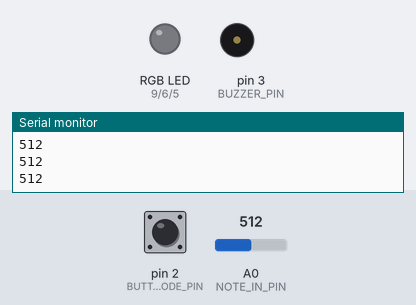
Recording of a sketch running on a simulated Arduino Uno, built with avr-gcc and run on an emulated ATmega328P. On the bench: an RGB LED mixed from three pins (HIGH = lit), buzzer (waves = sounding), the last lines printed to the serial monitor. The inputs (shaded band) are chosen by the test bench; at power-on: pin 2 (BUTTON_MODE_PIN) LOW, A0 (NOTE_IN_PIN) = 512.

Above: at 1.2 s.
1.3 s: pin 2 (BUTTON_MODE_PIN) pulled HIGH for 3.2 s
At 5.6 s:
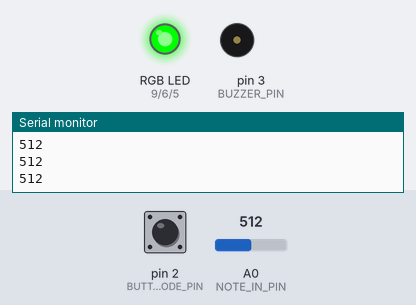
6.3 s: pin 2 (BUTTON_MODE_PIN) pulled HIGH for 1 s
At 8.8 s:
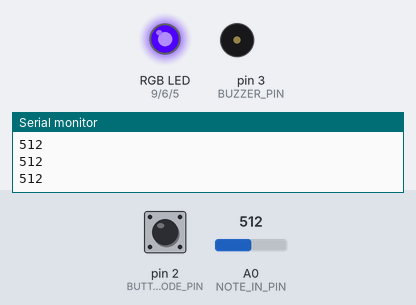
9.1 s: pin 2 (BUTTON_MODE_PIN) pulled HIGH for 3.2 s
At 14.2 s:
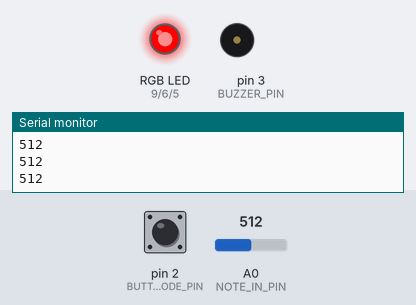
14.5 s: A0 (NOTE_IN_PIN) set to 338
16.0 s: A0 (NOTE_IN_PIN) set to 314
At 17.2 s:
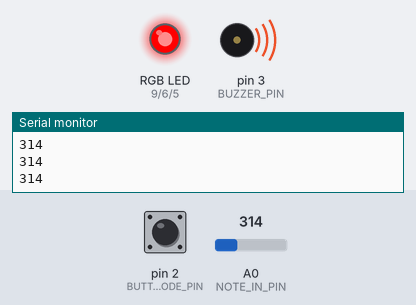
17.5 s: pin 2 (BUTTON_MODE_PIN) pulled HIGH for 0.25 s
At 19.4 s:
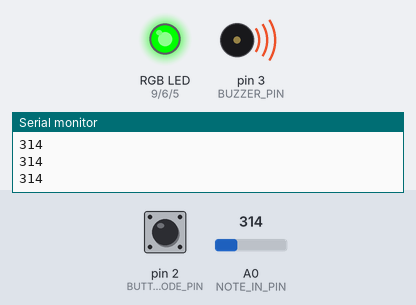
Timing chart, 0 to 21.7 s (numbered marks = the images above; inputs shaded):
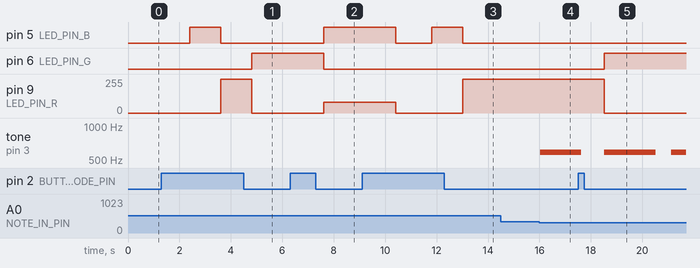

The sketch:

etude3_part2_mode.ino
```cpp
/**********************ETUDE 2 CART 360 2017*******************************
 * WELCOME!
 * THE PURPOSE OF THIS EXERCISE IS TO DESIGN A VERY SIMPLE KEYBOARD (5 KEYS)
 * WHICH ALLOWS YOU TO PLAY LIVE, RECORD, AND PLAYBACK SINGLE NOTES (NO CHORDS).
 * THERE WILL BE A BUTTON WHICH WHEN PRESSED WILL TAKE THE USER TO THE NEXT MODE:
 * THERE ARE 5 POSSIBLE MODES
 * 0 ==  reset    ==   led off == also resets
 * 1 ==  live     ==   led BLUE
 * 2 ==  record   ==   led RED
 * 3 ==  play     ==   led GREEN
 * 4 ==  looper   ==   led PURPLE
 *
 * ADDITIONALLY - WHEN THE USER CHANGES MODE,
 * THE RGB LED WILL CHANGE COLOR (ACCORDING TO THE SPECIFICATIONS)

 * PLEASE FOLLOW THE INSTRUCTIONS IN THE COMMENTS:
 * DO NOT ADD ANY MORE FUNCTION DEFINITIONS
 * ONLY IMPLEMENT THE FUNCTION DEFINITIONS SUPPLIED
 * THERE IS NO NEED TO ADD ANY NEW VARIABLES OR CONSTANTS
 * PROVIDE COMMENTS FOR ANY OF THE CODE IMPLEMENTED
 * GOOD LUCK!
 */
/**** CONSTANTS ********************************************************/
#include "pitches.h" // include the pitches doc

#define BUTTON_MODE_PIN 2 // Button to change the mode

// constants for RGB LED
// I changed this
#define LED_PIN_R 9 // R PIN
#define LED_PIN_G 6 // G PIN
#define LED_PIN_B 5 // B PIN

// constant for note in (button-resistor ladder on breadboard)
# define NOTE_IN_PIN A0

//constant for max number of notes in array
#define MAX_NOTES 16

// a constant for duration
const int duration = 200;

// constant for pin to output for buzzer
#define BUZZER_PIN 3 // PWM


/******** VARIABLES *****************************************************/
// counter for how many notes we have
int countNotes = 0;
int mode = 0; // start at off
// array to hold the notes played (for record/play mode)
int notes [MAX_NOTES];

/*************************************************************************/


/**********************SETUP() DO NOT CHANGE*******************************/
// Declare pin mode for the single digital input
void setup()
{
  Serial.begin(9600);
  pinMode(BUTTON_MODE_PIN, INPUT);
}

/**********************LOOP() DO NOT CHANGE *******************************
 * INSTRUCTIONS:
 * There is NO NEED to change the loop - it establishes the flow of the program
 * We call here 3 functions repeatedly:
 * 1: chooseMode(): this function will determine the mode that your program is in
 * based on if the button (linked to the BUTTON_MODE_PIN) was pressed
 * 2: setRGB(): will set the color of the RGB LED based on the value of the mode variable
 * 3: selectMode(): will determine which function to call based on the value of the mode variable

**************************************************************************/
void loop()
{
  chooseMode();
  setRGB();
  selectMode();

  // serial print to get values of A0
  //button 1 = 211
  //button 2 = 308
  //button 3 = 322
  //button 4 = 618
  //button 5 = 679
  Serial.println(analogRead(A0));
  delay(200);
}
/******************CHOOSEMODE(): IMPLEMENT *********************************
 * INSTRUCTIONS:
 * Read the value from the Button (linked to the BUTTON_MODE_PIN) and
 * if is being pressed then change the mode variable.
 * REMEMBER:
 * mode == 0 is reset
 * mode == 1 is live
 * mode == 2 is record
 * mode == 3 is play
 * mode == 4 is loopMode
 * Every time the user presses the button, the program will go to the next mode,
 * once it reaches 4, it should go back to mode == 0.
 * (i.e. if mode ==2 and we press, then mode ==3) ...
**************************************************************************/
void chooseMode()
{
 /* IMPLEMENTED HERE */
 //If the button is pressed
 if (digitalRead(BUTTON_MODE_PIN) == HIGH) {
    if(mode <= 4){ // if the button presses are less than or equal to 4, prefixed increment by 1
      ++mode;
      delay(1000); // delay by a second to slow down incrementation
    }
    else {
    mode = 0; //If the button presses is more than 4 (# of modes), reset to 0
 }
 }
}

/******************SETRGB(): IMPLEMENT *********************************
 * INSTRUCTIONS:
 * Depending on the value of the mode variable:
 * if the mode is 0 - RGB LED IS OFF
 * if the mode is 1 - RGB LED IS BLUE
 * if mode is 2 - RGB LED IS RED
 * if mode is 3 - RGB LED IS GREEN
 * if mode is 4 - RGB LED iS PURPLE
 * YOU MUST USE A SWITCH CASE CONSTRUCT (NOT A SERIES OF IF / ELSE STATEMENTS
**************************************************************************/
//creating functions for each colour setting using 0-255 values
void setOff() {
  analogWrite(LED_PIN_R, 0);
  analogWrite(LED_PIN_G, 0);
  analogWrite(LED_PIN_B, 0);
  }

void setR() {
  analogWrite(LED_PIN_R, 255);
  analogWrite(LED_PIN_G, 0);
  analogWrite(LED_PIN_B, 0);
  }

void setG() {
  analogWrite(LED_PIN_R, 0);
  analogWrite(LED_PIN_G, 255);
  analogWrite(LED_PIN_B, 0);
  }

void setB() {
  analogWrite(LED_PIN_R, 0);
  analogWrite(LED_PIN_G, 0);
  analogWrite(LED_PIN_B, 255);
  }

void setP() {
  analogWrite(LED_PIN_R, 80);
  analogWrite(LED_PIN_G, 0);
  analogWrite(LED_PIN_B, 255);
  }

void setRGB()
{
 /* IMPLEMENTED HERE */
 // using a case statement to match a colour to the current mode
 switch (mode) {
  case 0: setOff();
  break;
  case 1: setB();
  break;
  case 2: setR();
  break;
  case 3: setG();
  break;
  case 4: setP();
  break;
  default: setOff();
  break;
  }
}

/**********************SELECTMODE() DO NOT CHANGE *******************************
 * INSTRUCTIONS:
 * There is NO NEED to change this function - it selects WHICH function should run based on the mode variable
 * There are 4 possibilities
 * 1: reset(): this function will reset any arrays etc, and will do nothing else
 * 2: live(): this function will play the corresponding notes
 * to the user pressing the respective buttons.
 * NOTE:: the notes played are NOT stored
 * 3: record(): this function will play the corresponding notes
 * to the user pressing the respective buttons
 * AND will STORE up to 16 consecutive notes in an array.
 * 4: play(): this function will playback any notes stored in the array that were recorded
 * in the previous mode
 * 5: loopMode(): this function will playback any notes stored in the array that were recorded,
 * BUT unlike the previous mode, you can choose in which sequence the notes are played.
 * REQUIRED: only play notes from the array (no live stuff)

******************************************************************************/
void selectMode()
{
  if(mode == 0) {
    reset();
  }
  else if(mode == 1) {
    live();
  }
  else if(mode == 2) {
    record();
  }

  else if(mode == 3) {
    play();
  }

   else if(mode == 4) {
    looper();
  }
}
/******************RESET(): IMPLEMENT **************************************
 * INSTRUCTIONS:
 * this function should ensure that any notes recorded are no longer available
**************************************************************************/
void reset()
{
 /* IMPLEMENTED HERE */
 // reset note count
 int countNotes = 0;
}
/******************LIVE(): IMPLEMENT **************************************
 * INSTRUCTIONS:
 * this function will play the corresponding notes
 * to the user pressing the respective buttons
 * NOTE:: the notes played are NOT stored
 * SO: you need read in the input from the analog input (linked to the button-resistor ladder combo)
 * THEN - output the note to the buzzer using the tone() function
**************************************************************************/
void live()
{
 /* IMPLEMENTED HERE */
 if (analogRead(NOTE_IN_PIN) > 205 && analogRead(NOTE_IN_PIN) < 215) { // allow range of values for button press
   tone(BUZZER_PIN, NOTE_C5, 400);
   delay(100); // delay to slow down incrementation
 } else if (analogRead(NOTE_IN_PIN) > 305 && analogRead(NOTE_IN_PIN) < 315) {
   tone(BUZZER_PIN, NOTE_D5, 400);
   delay(100);
 } else if (analogRead(NOTE_IN_PIN) > 320 && analogRead(NOTE_IN_PIN) < 325) {
   tone(BUZZER_PIN, NOTE_E5, 400);
   delay(100);
 } else if (analogRead(NOTE_IN_PIN) > 615 && analogRead(NOTE_IN_PIN) < 622) {
   tone(BUZZER_PIN, NOTE_F5, 400);
   delay(100);
 } else if (analogRead(NOTE_IN_PIN) > 670 && analogRead(NOTE_IN_PIN) < 685) {
   tone(BUZZER_PIN, NOTE_G5, 400);
   delay(100);
 }
}
/******************RECORD(): IMPLEMENT **********************************
 * INSTRUCTIONS:
 * this function will play the corresponding notes
 * to the user pressing the respective buttons
 * AND will STORE up to 16 consecutive notes in an array.
 * SO:you need read in the input from the analog input (linked to the button-resistor ladder combo)
 * AND - output the note to the buzzer using the tone() function
 * THEN store that note in the array  - BE CAREFUL - you can only allow for up to MAX_NOTES to be stored
**************************************************************************/
void record()
{
  if (countNotes <= MAX_NOTES) { // if less than 16 notes have been played
   if (analogRead(NOTE_IN_PIN) > 205 && analogRead(NOTE_IN_PIN) < 215) {
       tone(BUZZER_PIN, NOTE_C5, 400);
       notes[countNotes] = NOTE_C5; // set the value of 0 to 740
       countNotes++; // increase the index
       delay(100);
   } else if (analogRead(NOTE_IN_PIN) > 305 && analogRead(NOTE_IN_PIN) < 315) {
       tone(BUZZER_PIN, NOTE_D5, 400);
       notes[countNotes] = NOTE_D5;
       countNotes++;
       delay(100);
   } else if (analogRead(NOTE_IN_PIN) > 320 && analogRead(NOTE_IN_PIN) < 325) {
       tone(BUZZER_PIN, NOTE_E5, 400);
       notes[countNotes] = NOTE_E5;
       countNotes++;
       delay(100);
   } else if (analogRead(NOTE_IN_PIN) > 615 && analogRead(NOTE_IN_PIN) < 622) {
       tone(BUZZER_PIN, NOTE_F5, 400);
       notes[countNotes] = NOTE_F5;
       countNotes++;
       delay(100);
   } else if (analogRead(NOTE_IN_PIN) > 670 && analogRead(NOTE_IN_PIN) < 685) {
       tone(BUZZER_PIN, NOTE_G5, 400);
       notes[countNotes] = NOTE_G5;
       countNotes++;
       delay(100);
   }
  } else {
    countNotes = 0;
    }
}
/******************PLAY(): IMPLEMENT ************************************
 * INSTRUCTIONS:
 * this function will playback any notes stored in the array that were recorded
 * in the previous mode
 * SO: you need to go through the array of values (be careful - the user may not have put in MAX_NOTES)
 * READ each value IN ORDER
 * AND output each note to the buzzer using the tone() function
 * ALSO: as long as we are in this mode, the notes are played over and over again
 * BE CAREFUL: make sure you allow for the user to get to another mode from the mode button...
**************************************************************************/
void play(){
  for (int i = 0; i <= countNotes; i++) { //play for the size of the array
    tone(BUZZER_PIN, notes[i], 400);
    delay(400);
  }
}
/******************LOOPMODE(): IMPLEMENT *********************************
 * INSTRUCTIONS:
 * this function will playback any notes stored in the array that were recorded
 * in the previous mode
 * SO: you need to go through the array of values (be careful - the user may not have put in MAX_NOTES)
 * READ values IN ANY ORDERING (You MUST use the array - but you can determine your own sequence)
 * AND output each note to the buzzer using the tone() function
 * ALSO: as long as we are in this mode, the notes are played over and over again
 * BE CAREFUL: make sure you allow for the user to get to another mode from the mode button...
**************************************************************************/
void looper()
{
 //play backwards by reversing the initial value and the restriction
  for (int i = countNotes; i >= 0; i--) { //play for the size of the array
    tone(BUZZER_PIN, notes[i], 400);
    delay(400);
  }}

/**************************************************************************/
/*
PART THREE: SHORT ANSWER
short answer is provided in part one
*/
```

pitches.h
```cpp
/*************************************************
 * Public Constants
 *************************************************/

#define NOTE_B0  31
#define NOTE_C1  33
#define NOTE_CS1 35
#define NOTE_D1  37
#define NOTE_DS1 39
#define NOTE_E1  41
#define NOTE_F1  44
#define NOTE_FS1 46
#define NOTE_G1  49
#define NOTE_GS1 52
#define NOTE_A1  55
#define NOTE_AS1 58
#define NOTE_B1  62
#define NOTE_C2  65
#define NOTE_CS2 69
#define NOTE_D2  73
#define NOTE_DS2 78
#define NOTE_E2  82
#define NOTE_F2  87
#define NOTE_FS2 93
#define NOTE_G2  98
#define NOTE_GS2 104
#define NOTE_A2  110
#define NOTE_AS2 117
#define NOTE_B2  123
#define NOTE_C3  131
#define NOTE_CS3 139
#define NOTE_D3  147
#define NOTE_DS3 156
#define NOTE_E3  165
#define NOTE_F3  175
#define NOTE_FS3 185
#define NOTE_G3  196
#define NOTE_GS3 208
#define NOTE_A3  220
#define NOTE_AS3 233
#define NOTE_B3  247
#define NOTE_C4  262
#define NOTE_CS4 277
#define NOTE_D4  294
#define NOTE_DS4 311
#define NOTE_E4  330
#define NOTE_F4  349
#define NOTE_FS4 370
#define NOTE_G4  392
#define NOTE_GS4 415
#define NOTE_A4  440
#define NOTE_AS4 466
#define NOTE_B4  494
#define NOTE_C5  523
#define NOTE_CS5 554
#define NOTE_D5  587
#define NOTE_DS5 622
#define NOTE_E5  659
#define NOTE_F5  698
#define NOTE_FS5 740
#define NOTE_G5  784
#define NOTE_GS5 831
#define NOTE_A5  880
#define NOTE_AS5 932
#define NOTE_B5  988
#define NOTE_C6  1047
#define NOTE_CS6 1109
#define NOTE_D6  1175
#define NOTE_DS6 1245
#define NOTE_E6  1319
#define NOTE_F6  1397
#define NOTE_FS6 1480
#define NOTE_G6  1568
#define NOTE_GS6 1661
#define NOTE_A6  1760
#define NOTE_AS6 1865
#define NOTE_B6  1976
#define NOTE_C7  2093
#define NOTE_CS7 2217
#define NOTE_D7  2349
#define NOTE_DS7 2489
#define NOTE_E7  2637
#define NOTE_F7  2794
#define NOTE_FS7 2960
#define NOTE_G7  3136
#define NOTE_GS7 3322
#define NOTE_A7  3520
#define NOTE_AS7 3729
#define NOTE_B7  3951
#define NOTE_C8  4186
#define NOTE_CS8 4435
#define NOTE_D8  4699
#define NOTE_DS8 4978
```

Measured:
- the behaviour switches between 325 and 324 on A0 (NOTE_IN_PIN) (found by bisection; images 3 and 4)
- after the input at 1.3 s, pin 5 (LED_PIN_B): LOW → HIGH after 1.1 s, → LOW 1.2 s later; pin 6 (LED_PIN_G): LOW → HIGH after 3.5 s; pin 9 (LED_PIN_R): 0/255 → 255/255 after 2.3 s, → 0/255 1.2 s later
- after the input at 6.3 s, pin 5 (LED_PIN_B): LOW → HIGH after 1.3 s; pin 6 (LED_PIN_G): HIGH → LOW after 1.3 s; pin 9 (LED_PIN_R): 0/255 → 80/255 after 1.3 s
- after the input at 9.1 s, pin 5 (LED_PIN_B): HIGH → LOW after 1.3 s, → HIGH 1.4 s later, → LOW 1.2 s later; pin 9 (LED_PIN_R): 80/255 → 0/255 after 1.3 s, → 255/255 2.6 s later
- after the input at 16.0 s, tone on pin 3 (BUZZER_PIN): silent → 587 Hz at once
- after the input at 17.5 s, pin 6 (LED_PIN_G): LOW → HIGH after 1.0 s; pin 9 (LED_PIN_R): 255/255 → 0/255 after 1.0 s instead of 3.6 s; tone on pin 3 (BUZZER_PIN): 587 Hz → silent after 0.13 s instead of 3.7 s
